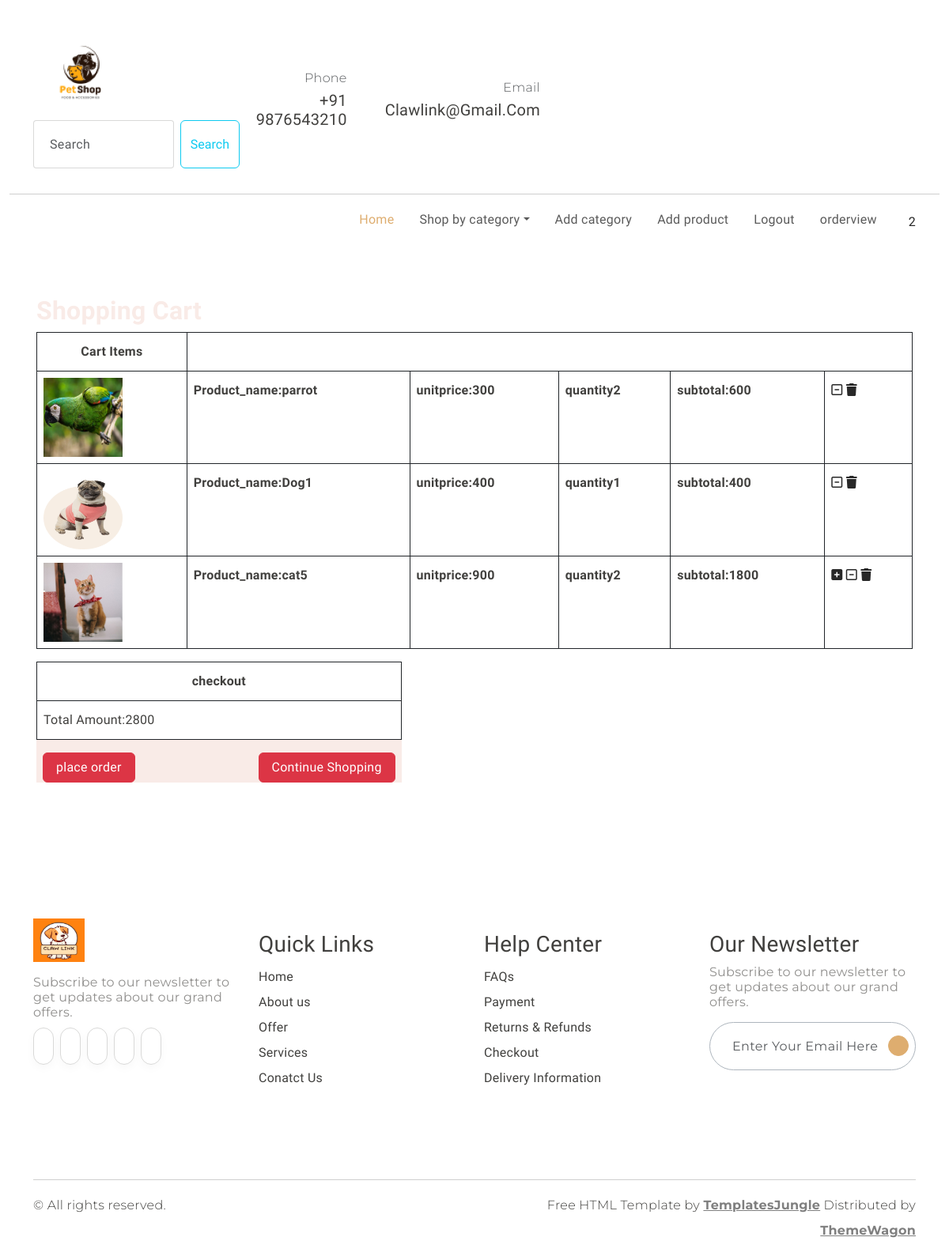
/cart/cartview/ (signed in), run on an earlier commit of the app's database.
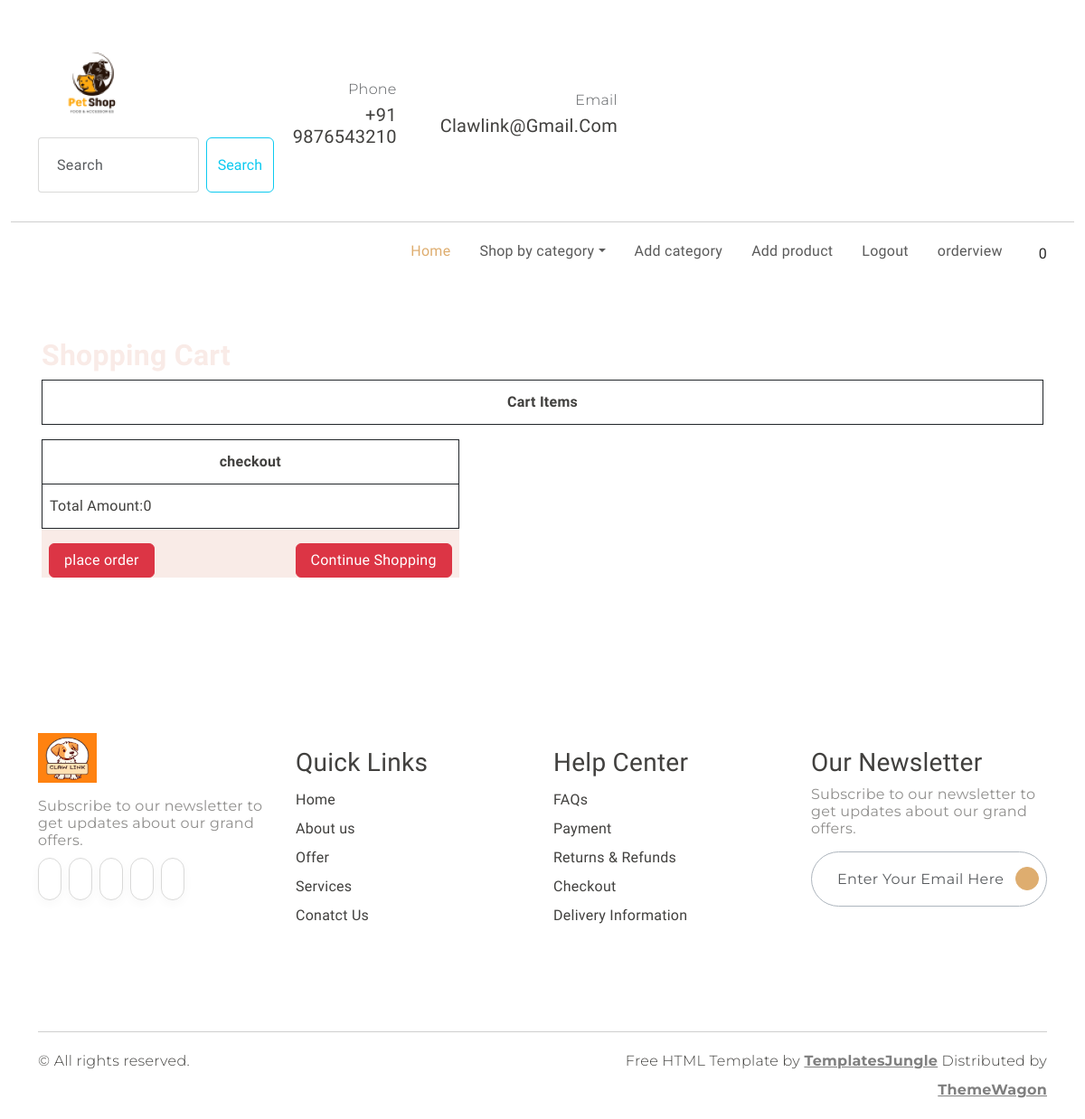
And on a later commit of the database.
### cart/models.py (models this page shows, shortened)
class Cart(models.Model):
    product=models.ForeignKey(Product,on_delete=models.CASCADE)
    user=models.ForeignKey(User,on_delete=models.CASCADE)
    quantity=models.IntegerField()
    date_added=models.DateTimeField(auto_now=True)
    def subtotal(self):
        return self.product.price*self.quantity

### shop/models.py (models this page shows)
class Product(models.Model):
    name = models.CharField(max_length=20)
    desc = models.TextField()
    image = models.ImageField(upload_to="products_img")
    price =models.IntegerField()
    stock =models.IntegerField()
    available =models.BooleanField(default=True)
    created =models.DateTimeField(auto_now_add=True)
    updated =models.DateTimeField(auto_now=True)
    category =models.ForeignKey(Category,on_delete=models.CASCADE)#Reference to Category table

### cart/views.py (the view)
# urls.py: path('cartview/',views.cart_view,name='cartview'),
def cart_view(request):
    u=request.user
    c=Cart.objects.filter(user=u) #To filter cart records for a particular user
    total=0
    for i in c:
        total+=i.quantity*i.product.price
    context={'cart':c,'total':total}
    return render(request,'addtocarts.html',context)

### cart/context_processors.py (called while the page is built)
def count_items(request):
    count=0
    if request.user.is_authenticated:
       u=request.user
       c=Cart.objects.filter(user=u)
       for i in c:
         count=+i.quantity
    return {'count':count}

### shop/context_processors.py (called while the page is built)
def links(request):
        c=Category.objects.all()
        return {'links':c}

### template/addtocarts.html
{% extends 'base.html'%}
{% load static %}
{% block content%}
 <div class="container mt-5 p-3 border-3 " style="margin-bottom:100px">
         <h2 class="text-danger fw-bold">Shopping cart</h2>
    <div class=" mb-2">
      <div class=" ">
          <table class="table table-bordered border border-dark text-dark fw-bold">
              <tr>
                 <th class="text-center">Cart Items</th>
              </tr>
                {% for i in cart %}
                   <tr>
                       <td><img src="{{i.product.image.url}}" height="100px" width="100px"></td>
                       <td>Product_name:{{i.product.name}}</td>
                       <td>unitprice:{{i.product.price}}</td>
                       <td>quantity{{i.quantity}}</td>
                       <td>subtotal:{{i.subtotal}}</td>
                       <td>
                           {% if i.product.stock > 0 %}
                             <a href="{%url 'cart:addtocarts' i.product.id %}"> <i class="fa-solid fa-square-plus"></i></a>
                             <a href="{%url 'cart:cart_remove' i.product.id %}"> <i class="fa-regular fa-square-minus"></i></a>
                             <a href="{%url 'cart:cart_delete' i.product.id %}"> <i class="fa-solid fa-trash"></i></a>
                           {% else %}
                             <a href="{%url 'cart:cart_remove' i.product.id %}"> <i class="fa-regular fa-square-minus"></i></a>
                             <a href="{%url 'cart:cart_delete' i.product.id %}"> <i class="fa-solid fa-trash"></i></a>
                           {% endif %}
                       </td>
                   </tr>
                {%endfor%}
             </table>
      </div>
      <div class="col-5 bg-danger">
          <table class="table table-bordered border border-dark">
               <tr>
                 <th class="text-center" colspan="4">checkout</th>
               </tr>
                 <td>Total Amount:{{total}}</td>
             </table>
             <div class="d-flex justify-content-between mx-2 ">
                 <a href="{% url 'cart:orderform'%}" class="btn btn-danger px-3 ">place order</a>
                 <a href="{% url 'shop:category'%}" class=" btn btn-danger px-3 ">Continue Shopping</a>
             </div>
         </div>
     </div>
 </div>
{%endblock%}

What changed in the data, as far as the page shows it:
removed Cart: product.image (picture), product.name "parrot", product.price "300", quantity "2", subtotal "600"
removed Cart: product.image (picture), product.name "Dog1", product.price "400", quantity "1", subtotal "400"
removed Cart: product.image (picture), product.name "cat5", product.price "900", quantity "2", subtotal "1800"
Also different on the page:
{{ count }}: "2" → "0"
{{ total }}: "2800" → "0"
